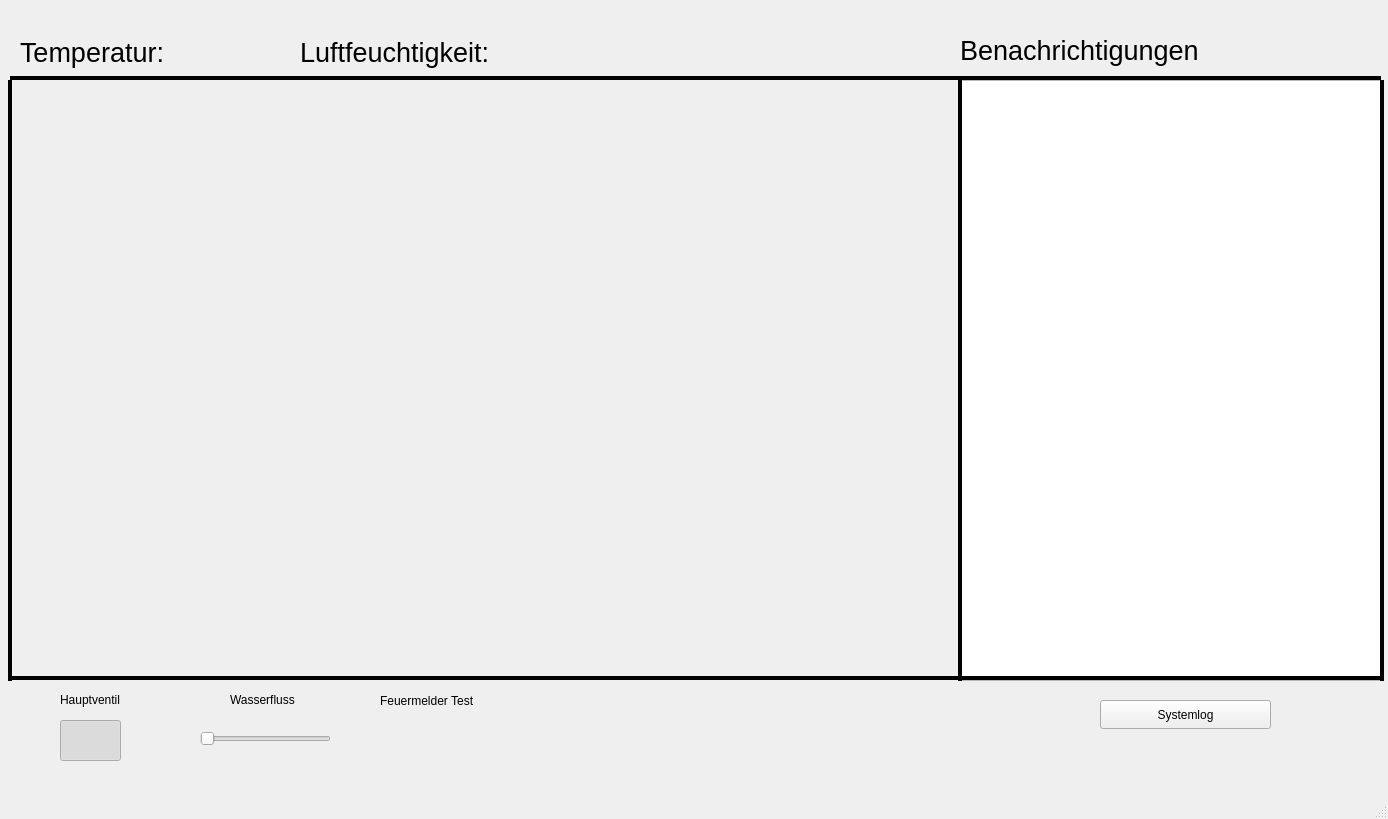
<?xml version="1.0" encoding="UTF-8"?>
<ui version="4.0">
 <class>MainWindow</class>
 <widget class="QMainWindow" name="MainWindow">
  <property name="enabled">
   <bool>true</bool>
  </property>
  <property name="geometry">
   <rect>
    <x>0</x>
    <y>0</y>
    <width>1388</width>
    <height>819</height>
   </rect>
  </property>
  <property name="font">
   <font>
    <pointsize>9</pointsize>
    <bold>false</bold>
   </font>
  </property>
  <property name="windowTitle">
   <string>MainWindow</string>
  </property>
  <widget class="QWidget" name="centralwidget">
   <widget class="Line" name="line">
    <property name="geometry">
     <rect>
      <x>10</x>
      <y>70</y>
      <width>1371</width>
      <height>16</height>
     </rect>
    </property>
    <property name="font">
     <font>
      <pointsize>9</pointsize>
      <bold>false</bold>
     </font>
    </property>
    <property name="autoFillBackground">
     <bool>false</bool>
    </property>
    <property name="frameShadow">
     <enum>QFrame::Plain</enum>
    </property>
    <property name="lineWidth">
     <number>4</number>
    </property>
    <property name="orientation">
     <enum>Qt::Horizontal</enum>
    </property>
   </widget>
   <widget class="Line" name="line_2">
    <property name="geometry">
     <rect>
      <x>10</x>
      <y>670</y>
      <width>1371</width>
      <height>16</height>
     </rect>
    </property>
    <property name="font">
     <font>
      <pointsize>9</pointsize>
      <bold>false</bold>
     </font>
    </property>
    <property name="autoFillBackground">
     <bool>false</bool>
    </property>
    <property name="frameShadow">
     <enum>QFrame::Plain</enum>
    </property>
    <property name="lineWidth">
     <number>4</number>
    </property>
    <property name="orientation">
     <enum>Qt::Horizontal</enum>
    </property>
   </widget>
   <widget class="Line" name="line_3">
    <property name="geometry">
     <rect>
      <x>950</x>
      <y>80</y>
      <width>20</width>
      <height>601</height>
     </rect>
    </property>
    <property name="font">
     <font>
      <pointsize>9</pointsize>
      <bold>false</bold>
     </font>
    </property>
    <property name="autoFillBackground">
     <bool>false</bool>
    </property>
    <property name="frameShadow">
     <enum>QFrame::Plain</enum>
    </property>
    <property name="lineWidth">
     <number>4</number>
    </property>
    <property name="orientation">
     <enum>Qt::Vertical</enum>
    </property>
   </widget>
   <widget class="QListWidget" name="notificationListWidget">
    <property name="geometry">
     <rect>
      <x>960</x>
      <y>80</y>
      <width>421</width>
      <height>601</height>
     </rect>
    </property>
   </widget>
   <widget class="Line" name="line_4">
    <property name="geometry">
     <rect>
      <x>1380</x>
      <y>80</y>
      <width>4</width>
      <height>601</height>
     </rect>
    </property>
    <property name="font">
     <font>
      <pointsize>9</pointsize>
      <bold>false</bold>
     </font>
    </property>
    <property name="autoFillBackground">
     <bool>false</bool>
    </property>
    <property name="frameShadow">
     <enum>QFrame::Plain</enum>
    </property>
    <property name="lineWidth">
     <number>4</number>
    </property>
    <property name="orientation">
     <enum>Qt::Vertical</enum>
    </property>
   </widget>
   <widget class="QLabel" name="notificationLabel">
    <property name="geometry">
     <rect>
      <x>960</x>
      <y>10</y>
      <width>455</width>
      <height>81</height>
     </rect>
    </property>
    <property name="font">
     <font>
      <pointsize>20</pointsize>
      <bold>false</bold>
     </font>
    </property>
    <property name="text">
     <string>Benachrichtigungen</string>
    </property>
   </widget>
   <widget class="QLabel" name="humidityLabel">
    <property name="geometry">
     <rect>
      <x>300</x>
      <y>10</y>
      <width>561</width>
      <height>85</height>
     </rect>
    </property>
    <property name="font">
     <font>
      <pointsize>20</pointsize>
      <bold>false</bold>
      <kerning>true</kerning>
     </font>
    </property>
    <property name="text">
     <string>Luftfeuchtigkeit: </string>
    </property>
   </widget>
   <widget class="QLabel" name="temperatureLabel">
    <property name="geometry">
     <rect>
      <x>20</x>
      <y>10</y>
      <width>271</width>
      <height>85</height>
     </rect>
    </property>
    <property name="font">
     <font>
      <pointsize>20</pointsize>
      <bold>false</bold>
     </font>
    </property>
    <property name="text">
     <string>Temperatur: </string>
    </property>
   </widget>
   <widget class="QPushButton" name="systemLogButton">
    <property name="geometry">
     <rect>
      <x>1100</x>
      <y>700</y>
      <width>171</width>
      <height>29</height>
     </rect>
    </property>
    <property name="text">
     <string>Systemlog</string>
    </property>
    <property name="checkable">
     <bool>true</bool>
    </property>
   </widget>
   <widget class="Line" name="line_5">
    <property name="geometry">
     <rect>
      <x>0</x>
      <y>80</y>
      <width>20</width>
      <height>601</height>
     </rect>
    </property>
    <property name="font">
     <font>
      <pointsize>9</pointsize>
      <bold>false</bold>
     </font>
    </property>
    <property name="autoFillBackground">
     <bool>false</bool>
    </property>
    <property name="frameShadow">
     <enum>QFrame::Plain</enum>
    </property>
    <property name="lineWidth">
     <number>4</number>
    </property>
    <property name="orientation">
     <enum>Qt::Vertical</enum>
    </property>
   </widget>
   <widget class="QPushButton" name="mainValveToggleButton">
    <property name="geometry">
     <rect>
      <x>60</x>
      <y>720</y>
      <width>61</width>
      <height>41</height>
     </rect>
    </property>
    <property name="palette">
     <palette>
      <active>
       <colorrole role="Accent">
        <brush brushstyle="SolidPattern">
         <color alpha="255">
          <red>3</red>
          <green>116</green>
          <blue>215</blue>
         </color>
        </brush>
       </colorrole>
      </active>
      <inactive>
       <colorrole role="Accent">
        <brush brushstyle="SolidPattern">
         <color alpha="255">
          <red>3</red>
          <green>116</green>
          <blue>215</blue>
         </color>
        </brush>
       </colorrole>
      </inactive>
      <disabled>
       <colorrole role="Accent">
        <brush brushstyle="SolidPattern">
         <color alpha="255">
          <red>3</red>
          <green>116</green>
          <blue>215</blue>
         </color>
        </brush>
       </colorrole>
      </disabled>
     </palette>
    </property>
    <property name="text">
     <string/>
    </property>
    <property name="icon">
     <iconset resource="data/data.qrc">
      <normaloff>:/pictures/ValveOpen.png</normaloff>
      <normalon>:/pictures/ValveClose.png</normalon>:/pictures/ValveOpen.png</iconset>
    </property>
    <property name="iconSize">
     <size>
      <width>50</width>
      <height>50</height>
     </size>
    </property>
    <property name="checkable">
     <bool>true</bool>
    </property>
    <property name="checked">
     <bool>true</bool>
    </property>
    <property name="flat">
     <bool>true</bool>
    </property>
   </widget>
   <widget class="QSlider" name="waterSlider">
    <property name="geometry">
     <rect>
      <x>200</x>
      <y>730</y>
      <width>131</width>
      <height>18</height>
     </rect>
    </property>
    <property name="palette">
     <palette>
      <active>
       <colorrole role="Accent">
        <brush brushstyle="SolidPattern">
         <color alpha="255">
          <red>3</red>
          <green>116</green>
          <blue>215</blue>
         </color>
        </brush>
       </colorrole>
      </active>
      <inactive>
       <colorrole role="Accent">
        <brush brushstyle="SolidPattern">
         <color alpha="255">
          <red>3</red>
          <green>116</green>
          <blue>215</blue>
         </color>
        </brush>
       </colorrole>
      </inactive>
      <disabled>
       <colorrole role="Accent">
        <brush brushstyle="SolidPattern">
         <color alpha="255">
          <red>3</red>
          <green>116</green>
          <blue>215</blue>
         </color>
        </brush>
       </colorrole>
      </disabled>
     </palette>
    </property>
    <property name="maximum">
     <number>10</number>
    </property>
    <property name="singleStep">
     <number>1</number>
    </property>
    <property name="orientation">
     <enum>Qt::Horizontal</enum>
    </property>
   </widget>
   <widget class="QLabel" name="label">
    <property name="geometry">
     <rect>
      <x>60</x>
      <y>690</y>
      <width>81</width>
      <height>20</height>
     </rect>
    </property>
    <property name="text">
     <string>Hauptventil</string>
    </property>
   </widget>
   <widget class="QLabel" name="label_2">
    <property name="geometry">
     <rect>
      <x>230</x>
      <y>690</y>
      <width>91</width>
      <height>20</height>
     </rect>
    </property>
    <property name="text">
     <string>Wasserfluss</string>
    </property>
   </widget>
   <widget class="QPushButton" name="fireAlarmButton">
    <property name="geometry">
     <rect>
      <x>390</x>
      <y>720</y>
      <width>61</width>
      <height>41</height>
     </rect>
    </property>
    <property name="palette">
     <palette>
      <active>
       <colorrole role="Button">
        <brush brushstyle="SolidPattern">
         <color alpha="255">
          <red>240</red>
          <green>77</green>
          <blue>80</blue>
         </color>
        </brush>
       </colorrole>
       <colorrole role="Light">
        <brush brushstyle="SolidPattern">
         <color alpha="255">
          <red>240</red>
          <green>77</green>
          <blue>80</blue>
         </color>
        </brush>
       </colorrole>
       <colorrole role="Midlight">
        <brush brushstyle="SolidPattern">
         <color alpha="255">
          <red>240</red>
          <green>77</green>
          <blue>80</blue>
         </color>
        </brush>
       </colorrole>
       <colorrole role="Highlight">
        <brush brushstyle="SolidPattern">
         <color alpha="255">
          <red>215</red>
          <green>4</green>
          <blue>32</blue>
         </color>
        </brush>
       </colorrole>
       <colorrole role="Link">
        <brush brushstyle="SolidPattern">
         <color alpha="255">
          <red>215</red>
          <green>4</green>
          <blue>32</blue>
         </color>
        </brush>
       </colorrole>
       <colorrole role="LinkVisited">
        <brush brushstyle="SolidPattern">
         <color alpha="255">
          <red>215</red>
          <green>4</green>
          <blue>32</blue>
         </color>
        </brush>
       </colorrole>
       <colorrole role="Accent">
        <brush brushstyle="SolidPattern">
         <color alpha="255">
          <red>215</red>
          <green>4</green>
          <blue>32</blue>
         </color>
        </brush>
       </colorrole>
      </active>
      <inactive>
       <colorrole role="Button">
        <brush brushstyle="SolidPattern">
         <color alpha="255">
          <red>240</red>
          <green>77</green>
          <blue>80</blue>
         </color>
        </brush>
       </colorrole>
       <colorrole role="Light">
        <brush brushstyle="SolidPattern">
         <color alpha="255">
          <red>240</red>
          <green>77</green>
          <blue>80</blue>
         </color>
        </brush>
       </colorrole>
       <colorrole role="Midlight">
        <brush brushstyle="SolidPattern">
         <color alpha="255">
          <red>240</red>
          <green>77</green>
          <blue>80</blue>
         </color>
        </brush>
       </colorrole>
       <colorrole role="Highlight">
        <brush brushstyle="SolidPattern">
         <color alpha="255">
          <red>215</red>
          <green>4</green>
          <blue>32</blue>
         </color>
        </brush>
       </colorrole>
       <colorrole role="Link">
        <brush brushstyle="SolidPattern">
         <color alpha="255">
          <red>215</red>
          <green>4</green>
          <blue>32</blue>
         </color>
        </brush>
       </colorrole>
       <colorrole role="LinkVisited">
        <brush brushstyle="SolidPattern">
         <color alpha="255">
          <red>215</red>
          <green>4</green>
          <blue>32</blue>
         </color>
        </brush>
       </colorrole>
       <colorrole role="Accent">
        <brush brushstyle="SolidPattern">
         <color alpha="255">
          <red>215</red>
          <green>4</green>
          <blue>32</blue>
         </color>
        </brush>
       </colorrole>
      </inactive>
      <disabled>
       <colorrole role="Button">
        <brush brushstyle="SolidPattern">
         <color alpha="255">
          <red>240</red>
          <green>77</green>
          <blue>80</blue>
         </color>
        </brush>
       </colorrole>
       <colorrole role="Light">
        <brush brushstyle="SolidPattern">
         <color alpha="255">
          <red>240</red>
          <green>77</green>
          <blue>80</blue>
         </color>
        </brush>
       </colorrole>
       <colorrole role="Midlight">
        <brush brushstyle="SolidPattern">
         <color alpha="255">
          <red>240</red>
          <green>77</green>
          <blue>80</blue>
         </color>
        </brush>
       </colorrole>
       <colorrole role="Highlight">
        <brush brushstyle="SolidPattern">
         <color alpha="255">
          <red>215</red>
          <green>4</green>
          <blue>32</blue>
         </color>
        </brush>
       </colorrole>
       <colorrole role="Link">
        <brush brushstyle="SolidPattern">
         <color alpha="255">
          <red>215</red>
          <green>4</green>
          <blue>32</blue>
         </color>
        </brush>
       </colorrole>
       <colorrole role="Accent">
        <brush brushstyle="SolidPattern">
         <color alpha="255">
          <red>215</red>
          <green>4</green>
          <blue>32</blue>
         </color>
        </brush>
       </colorrole>
      </disabled>
     </palette>
    </property>
    <property name="mouseTracking">
     <bool>false</bool>
    </property>
    <property name="text">
     <string/>
    </property>
    <property name="icon">
     <iconset resource="data/data.qrc">
      <normaloff>:/pictures/FireIconOff.png</normaloff>
      <normalon>:/pictures/FireIconOn.png</normalon>
      <selectedoff>:/FireIconOff.png</selectedoff>:/pictures/FireIconOff.png</iconset>
    </property>
    <property name="iconSize">
     <size>
      <width>50</width>
      <height>50</height>
     </size>
    </property>
    <property name="checkable">
     <bool>true</bool>
    </property>
    <property name="flat">
     <bool>true</bool>
    </property>
   </widget>
   <widget class="QLabel" name="label_3">
    <property name="geometry">
     <rect>
      <x>380</x>
      <y>690</y>
      <width>121</width>
      <height>21</height>
     </rect>
    </property>
    <property name="text">
     <string>Feuermelder Test</string>
    </property>
   </widget>
   <widget class="QWidget" name="gridLayoutWidget">
    <property name="geometry">
     <rect>
      <x>20</x>
      <y>90</y>
      <width>931</width>
      <height>581</height>
     </rect>
    </property>
    <layout class="QGridLayout" name="gridLayout"/>
   </widget>
   <zorder>notificationLabel</zorder>
   <zorder>humidityLabel</zorder>
   <zorder>temperatureLabel</zorder>
   <zorder>systemLogButton</zorder>
   <zorder>notificationListWidget</zorder>
   <zorder>line_3</zorder>
   <zorder>line_2</zorder>
   <zorder>line_4</zorder>
   <zorder>line</zorder>
   <zorder>line_5</zorder>
   <zorder>mainValveToggleButton</zorder>
   <zorder>waterSlider</zorder>
   <zorder>label</zorder>
   <zorder>label_2</zorder>
   <zorder>fireAlarmButton</zorder>
   <zorder>label_3</zorder>
   <zorder>gridLayoutWidget</zorder>
  </widget>
  <widget class="QMenuBar" name="menubar">
   <property name="geometry">
    <rect>
     <x>0</x>
     <y>0</y>
     <width>1388</width>
     <height>25</height>
    </rect>
   </property>
  </widget>
  <widget class="QStatusBar" name="statusbar"/>
 </widget>
 <resources>
  <include location="data/data.qrc"/>
 </resources>
 <connections/>
</ui>
